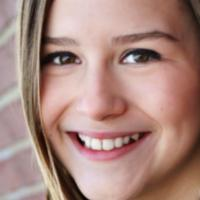
#> input picture training/female/15_1_0_20170109204210842.jpg.chip.jpg, 200 x 200 px
$ python testingKfold.py
#> lines starting #> are read from the running program, lines starting #| are printed output that depends on the picture
### Model.py
from LocalBinaryPattern import LocalBinaryPattern
from sklearn.svm import LinearSVC
import joblib
from imutils import paths
import cv2
import os
import json

class Model():
    def __init__(self, K_Fold=False, dataIn=None, LabelIn=None):
        #initialize LBP descrtiptor
#> called with K_Fold = False
        self.desc = LocalBinaryPattern(24, 8)

        #inizialze training path
        dirpath = (os.path.dirname(__file__))
        training_rel_path = "training"
        abs_training_path = os.path.join(dirpath, training_rel_path)

        #create model
        self.model = None
        modelLSVC = LinearSVC(C=500.0, random_state=42, max_iter=100000)
        if K_Fold == True :
            #with custom data
            self.model = modelLSVC.fit(dataIn, LabelIn)
        else :
            #with all data
            datasetDict = {}
            data = []
            label = []
            for imagePath in paths.list_images(abs_training_path):
                image = cv2.imread(imagePath)
#> image is the input picture: shape (200, 200, 3); mean B, G, R 127.1, 135.9, 169.9
                grey = cv2.cvtColor(image, cv2.COLOR_BGR2GRAY);
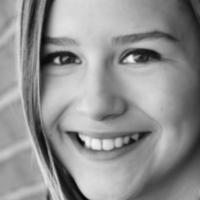
#> grey: shape (200, 200); min 3, max 248, mean 145.1
                hist = self.desc.describe(grey)
                datasetDict[os.path.basename(imagePath)] =  {"dir":imagePath,
                            "filename":os.path.basename(imagePath),
                            "class":imagePath.split('\\')[-2]}
                data.append(hist)
                label.append(imagePath.split('\\')[-2])
            self.model = modelLSVC.fit(data, label)

            #save model
            save_model =  joblib.dump(self.model, 'gender_rec_model_svm.pkl')

            #write to json file
            datasetJson = json.dumps(datasetDict,indent=4)
            file = open("dataset.json", "w")
            file.write(datasetJson)
            file.close()

Model()

### LocalBinaryPattern.py
from skimage import feature
import numpy as np

class LocalBinaryPattern:
    def __init__(self, numPoints, radius):
        #store number of points and radius
        self.numPoints = numPoints
        self.radius = radius

    def describe (self, image, eps=1e-7):
        # compute the Local Binary Pattern representation
		# of the image, and then use the LBP representation
		# to build the histogram of patterns
#> called with eps = 1e-07
        lbp = feature.local_binary_pattern(image, self.numPoints, self.radius, method="uniform")
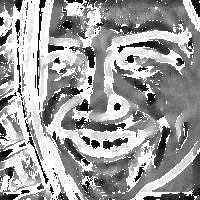
#> lbp: shape (200, 200) float64; min 0, max 25, mean 15.8; drawn with min black and max white
        (hist, _) = np.histogram( lbp.ravel() , bins=np.arange(0, self.numPoints + 3), range=(0, self.numPoints + 2))
#> hist = 26 values, max 13291 at index 25, min 290 at index 18, mean 1538.5

        #histogram normalization
        hist = hist.astype("float")
        hist /= (hist.sum() + eps)
#> hist = 26 values, max 0.332 at index 25, min 0.00725 at index 18, mean 0.0385

        return hist

### testingKfold.py
from Recog import Recog
#> (the run stopped early here; a loop or call above may not have finished)
